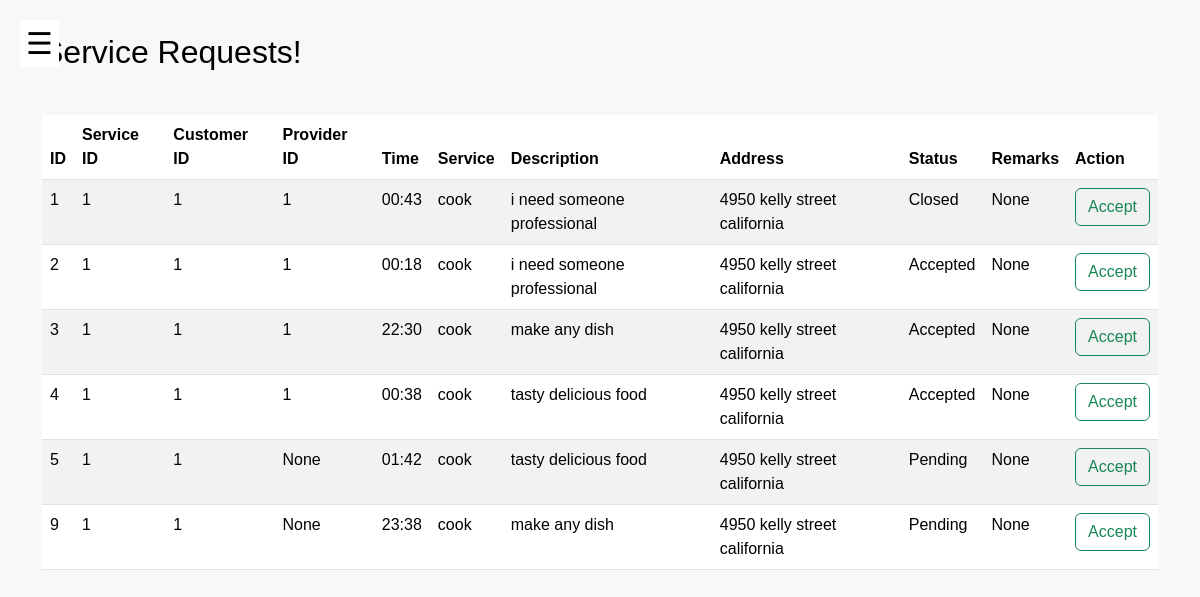
/provider_servicerequests (signed in), run on the app's committed database.
### models.py (models this page shows, shortened)
class ServiceRequest(db.Model):
    id = db.Column(db.Integer, primary_key=True)
    service_id = db.Column(db.Integer, db.ForeignKey('service.id'), nullable=False)
    customer_id = db.Column(db.Integer, db.ForeignKey('customer.id'), nullable=False)
    provider_id = db.Column(db.Integer, db.ForeignKey('provider.id'), nullable=True)
    date_requested = db.Column(db.DateTime, default=func.current_timestamp())
    time = db.Column(db.String(8), nullable=False)
    service_type = db.Column(db.String(32), nullable=False)
    remarks = db.Column(db.String(512), nullable=True)
    description = db.Column(db.String(512), nullable=True)
    service_address = db.Column(db.String(512), nullable=False)
    status = db.Column(db.String(32), nullable=False, default='Pending')
    rating = db.Column(db.Integer, nullable=True)
    review = db.Column(db.Text, nullable=True)

### app.py (the view)
@app.route('/provider_servicerequests')
def provider_servicerequests():
    if 'username' in session:
        provider = Provider.query.filter_by(username=session['username']).first()
        if provider is None:
            flash('Please log in as a provider first.', 'error')
            return redirect('/provider_login')
        if not provider.verified:
            flash('Your account is not verified by an admin. Please wait for verification.', 'error')
            return redirect('/provider_dashboard')
        service_requests = ServiceRequest.query.filter_by(service_type=provider.service_type).all()
        return render_template('provider_servicerequests.html', service_requests=service_requests, active_page = 'service_requests')
    flash('You must be logged in to view service requests.', 'error')
    return redirect('/provider_login')

### templates/provider_servicerequests.html (shortened to what this page needs)
{% extends 'layout.html' %}
{% block more_css %}
<link rel="stylesheet" href="{{ url_for('static', filename='css/customer_dashboard.css') }}">
{% endblock %}
{% block content %}
<button class="open-btn" onclick="toggleNavbar()">☰</button>
<div class="container">
  <div class="header-container">
    <h2>Service Requests!</h2>
  </div>
  <br>
  <table class="table table-striped">
    <thead>
      <tr>
        <th>ID</th>
        <th>Service ID</th>
        <th>Customer ID</th>
        <th>Provider ID</th>
        <th>Time</th>
        <th>Service</th>
        <th>Description</th>
        <th>Address</th>
        <th>Status</th>
        <th>Remarks</th>
        <th>Action</th>
      </tr>
    </thead>
    <tbody>
      {% for service_request in service_requests %}
      <tr>
        <td>{{ service_request.id }}</td>
        <td>{{ service_request.service_id }}</td>
        <td>{{ service_request.customer_id }}</td>
        <td>{{ service_request.provider_id }}</td>
        <td>{{ service_request.time }}</td>
        <td>{{ service_request.service_type }}</td>
        <td>{{ service_request.description }}</td>
        <td>{{ service_request.service_address }}</td>
        <td>{{ service_request.status }}</td>
        <td>{{ service_request.remarks }}</td>
        <td>
          <form action="{{ url_for('accept_service_request', request_id=service_request.id) }}" method="POST">
            <button type="submit" class="btn btn-outline-success">Accept</button>
          </form>
        </td>
      </tr>
      {% endfor %}
    </tbody>
  </table>
</div>
{% endblock %}

### templates/layout.html (shortened to what this page needs)
<!DOCTYPE html>
<html lang="en">
<head>
    <link href="https://cdn.jsdelivr.net/npm/bootstrap@5.3.3/dist/css/bootstrap.min.css" rel="stylesheet">
    {% block more_css %}
    {% endblock %}
</head>
</head>
<body>
    {% block  content %}
    {% endblock  %}
</body>
</html>

### static/css/customer_dashboard.css (style rules this page uses)
body { font-family: Arial, sans-serif; margin: 0; padding: 0; background-color: #f8f8f8; color: black; }
.open-btn { font-size: 30px; cursor: pointer; position: fixed; top: 20px; left: 20px; background-color: white; border: none; }

### templates/provider_servicerequests.html (style rules this page uses)
.header-container { display: flex; justify-content: space-between; align-items: center; margin-top: 33px; margin-bottom: 20px; }
.header-container h2 { margin: 0; }

### data on the page
ServiceRequest: id "1", service_id "1", customer_id "1", provider_id "1", time "00:43", service_type "cook", description "i need someone professional", service_address "4950 kelly street california", status "Closed", remarks "None"
ServiceRequest: id "2", service_id "1", customer_id "1", provider_id "1", time "00:18", service_type "cook", description "i need someone professional", service_address "4950 kelly street california", status "Accepted", remarks "None"
ServiceRequest: id "3", service_id "1", customer_id "1", provider_id "1", time "22:30", service_type "cook", description "make any dish", service_address "4950 kelly street california", status "Accepted", remarks "None"
ServiceRequest: id "4", service_id "1", customer_id "1", provider_id "1", time "00:38", service_type "cook", description "tasty delicious food", service_address "4950 kelly street california", status "Accepted", remarks "None"
ServiceRequest: id "5", service_id "1", customer_id "1", provider_id "None", time "01:42", service_type "cook", description "tasty delicious food", service_address "4950 kelly street california", status "Pending", remarks "None"
ServiceRequest: id "9", service_id "1", customer_id "1", provider_id "None", time "23:38", service_type "cook", description "make any dish", service_address "4950 kelly street california", status "Pending", remarks "None"
